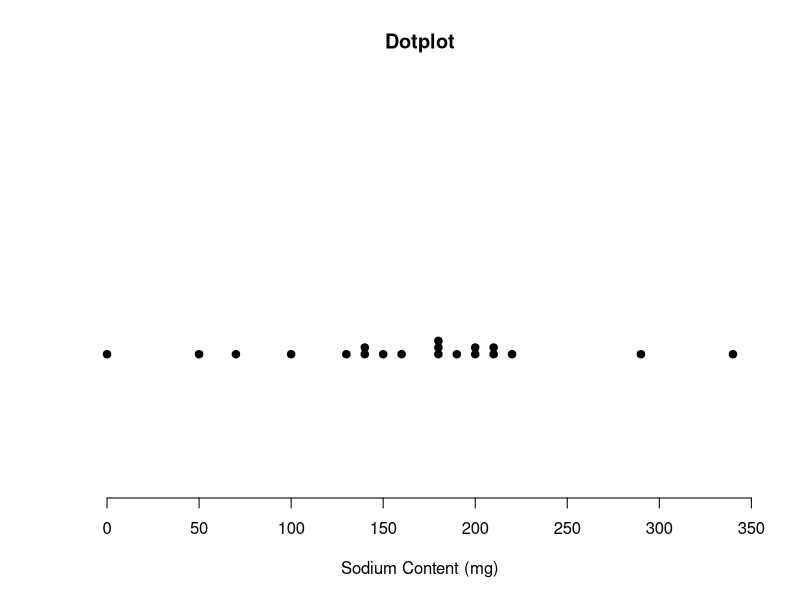
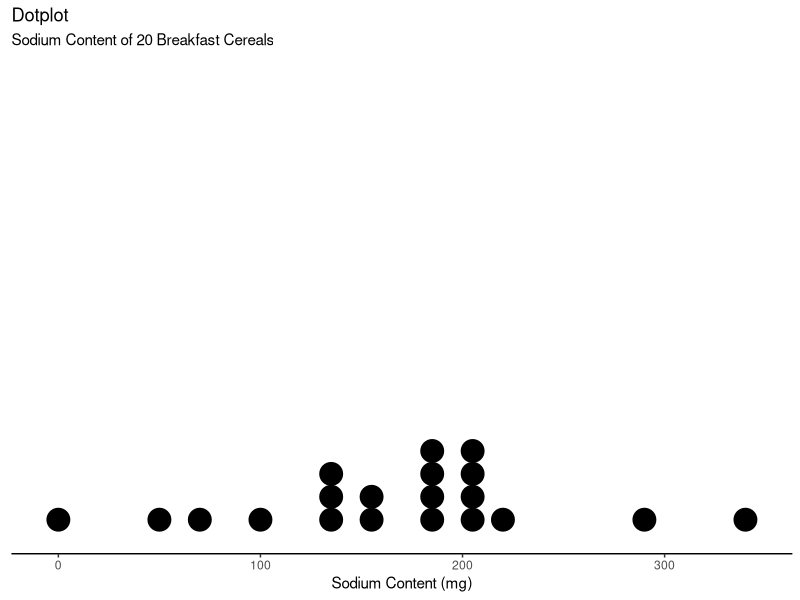

Generate these figures, in order, with R:
#############################################################
## R code to reproduce statistical analysis in the textbook:
## Agresti, Franklin, Klingenberg
## Statistics: The Art & Science of Learning from Data
## 5th Edition, Pearson 2021
## Web: ArtofStat.com
## Copyright: Bernhard Klingenberg
############################################################

###################
###  Chapter 2  ###
###  Example 4  ###
###################

##############
## Dotplots ##
##############

# Read in Sodium values:
Sodium <- c(0, 340, 70, 140, 200, 180, 210, 150, 100, 130, 140, 180, 190, 160,290, 50, 220, 180, 200, 210)

# Create Dotplot:
stripchart(Sodium, method="stack", pch=19, ylim=c(0,3), frame.plot=FALSE, xlab="Sodium Content (mg)", main="Dotplot")

# You may have to resize the plotting window and then execute the command again for this plot to look nice.
# You may also have to try different values for ylim

# A slightly better dotplot can be obtained with the ggplot2 library.
# To install it, type install.packages('ggplot2')
library(ggplot2)
ggplot(data.frame(Sodium), aes(x=Sodium)) + 
  geom_dotplot() +
  labs(x="Sodium Content (mg)", title="Dotplot", subtitle="Sodium Content of 20 Breakfast Cereals") +
  theme_classic() +
  theme(axis.line.y=element_blank(),
        axis.text.y=element_blank(),
        axis.ticks.y=element_blank(),
        axis.title.y=element_blank()
  )

